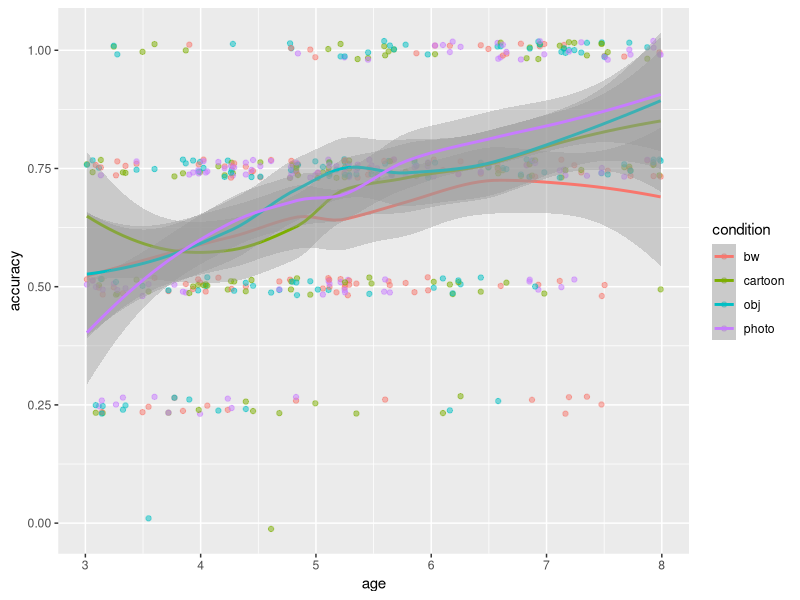

Here is the R script that generated this plot: (Note: this script raises an error after producing the figure.)
## ---- chunk 1
library(here)
library(tidyverse)
library(lme4)
## ---- chunk 2
d <- read_csv(here("data","kisumu vocab data.csv"))
## ---- chunk 3
ms <- d |>
  group_by(child, condition, age) |>
  summarise(accuracy = mean(accuracy))
## ---- chunk 4
ggplot(ms, aes(x = age, y = accuracy, col = condition)) + 
  geom_jitter(alpha = .5, height = .02, width = 0) + 
  geom_smooth()
## ---- chunk 5
data$condition <- relevel(factor(data$condition), ref = "obj")

mod <- glmer(accuracy ~ condition + (condition | child) + (condition | target_word),
             data = data, family = "binomial")
summary(mod)

mod2 <- glmer(accuracy ~ condition * age + (condition | child) + (condition * age | target_word), 
              data = data, family = "binomial")
summary(mod2)
## ---- chunk 6
data$condition <- relevel(factor(data$condition), ref = "bw")

mod3 <- glmer(accuracy ~ condition + (condition | child) + (condition | target_word), data = data, family = "binomial")
summary(mod3)

mod4 <- glmer(accuracy ~ condition * age + (condition | child) + (condition * age | target_word), data = data, family = "binomial")
summary(mod4)
## ---- chunk 7

mod.simple <-glm(accuracy~condition*age, data=data, family = "binomial")
summary(mod.simple)


install.packages("dplyr")
library(dplyr)
agg<- group_by(data, condition)
bw <- subset(agg, condition == "bw")
cartoon <- subset(agg, condition == "cartoon")
photo <- subset(agg, condition == "photo")
obj <- subset(agg, condition == "obj")

mean(obj$accuracy)
mean(bw$accuracy)
mean(cartoon$accuracy)
mean(photo$accuracy)


